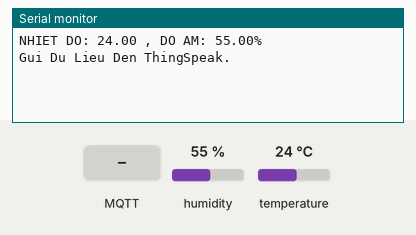
The sketch below on a simulated ESP8266 (NodeMCU). Shown: the last lines printed to the serial monitor. The test bench sets the inputs (shaded band); at power-on: humidity 55 %, temperature 24 °C. No MQTT or app messages arrive unless stated.

Above: at 10.8 s.
10.9 s: MQTT message "1" arrives on the first subscribed topic
At 21.1 s:
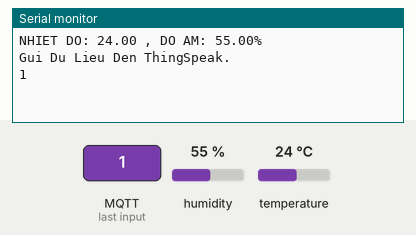
21.5 s: MQTT message "on" arrives on the first subscribed topic
At 30.8 s:
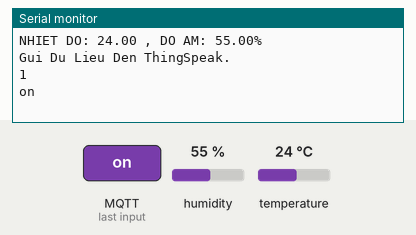
31.5 s: MQTT message "off" arrives on the first subscribed topic
At 41.6 s:
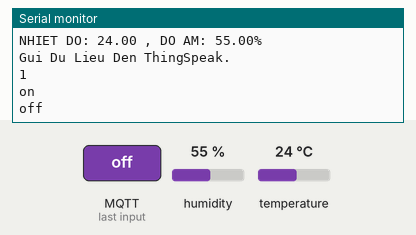

Measured:
- after the input at 10.9 s, the serial monitor: prints a new line after 9.2 s (image 1)
- after the input at 21.5 s, the serial monitor: prints a new line after 8.6 s (image 2)
- after the input at 31.5 s, the serial monitor: prints a new line after 8.6 s (image 3)

The sketch:

MQTT_Thingspeak.ino
```cpp
#include "DHT.h"
#include "EspMQTTClient.h"
#include "mqtt_secrets.h"

#define DHTPIN D2
#define DHTTYPE DHT11
unsigned long delayTime = 10000;

DHT dht(DHTPIN, DHTTYPE);
float h = 0.0;
float t = 0.0;

// Khởi tạo đối tượng client của thư viện EspMQTTClient
EspMQTTClient client (
  SECRET_WIFI_NAME,
  SECRET_WIFI_PASSWORD,
  MQTT_BROKER_SERVER_IP,
  SECRET_MQTT_USERNAME,
  SECRET_MQTT_PASSWORD,
  SECRET_MQTT_CLIENT_ID
);

// kết nối với máy chủ MQTT
void onConnectionEstablished() {
    // đăng ký một kênh MQTT để nhận dữ liệu từ máy chủ MQTT
    client.subscribe("channels/" + String(CHANNEL_ID) + "/subscribe", [](const String & payload) {
      Serial.println(payload);
    });
    Serial.print("NHIET DO: ");
    Serial.print(t);
    Serial.print(" , DO AM: ");
    Serial.print(h);
    Serial.println("%");
    Serial.println("Gui Du Lieu Den ThingSpeak.");
    // Tạo một thông điệp để gửi đến máy chủ MQTT với dữ liệu nhiệt độ và độ ẩm.
    String message = "field1=" + String(t) + "&field2=" + String(h);
    // gửi dữ liệu lên máy chủ MQTT
    client.publish("channels/" + String(CHANNEL_ID) + "/publish", message);
    client.executeDelayed(5 * 1000, [](){});
}

void setup() {
  Serial.begin(115200);
  // khoi dong cam bien
  dht.begin();
  client.enableDebuggingMessages();
  client.enableHTTPWebUpdater();
  client.enableOTA();
  client.enableLastWillMessage("TestClient/lastwill", "I am going offline");
}

void loop() {
  // doc gia tri nhietdo va doam tu DHT11
  h = dht.readHumidity();
  t = dht.readTemperature();
  // Kiểm tra xem việc đọc cảm biến có thành công không.
  if (isnan(t) || isnan(h)) {
      Serial.println(F("Failed to read from DHT sensor!"));
      return;
  }
  client.loop();
  delay(delayTime);
}
```

mqtt_secrets.h
```cpp
#define SECRET_WIFI_NAME "Redmi K60E NDP"
#define SECRET_WIFI_PASSWORD "11111111"

#define MQTT_BROKER_SERVER_IP "mqtt3.thingspeak.com"

#define SECRET_MQTT_USERNAME "KhQ0DTMdOzsABCM6PS8YKy4"
#define SECRET_MQTT_PASSWORD "+kSZLF63wRNNX88EbLk0WXNA"
#define SECRET_MQTT_CLIENT_ID "KhQ0DTMdOzsABCM6PS8YKy4"
#define CHANNEL_ID "2308197"
```
